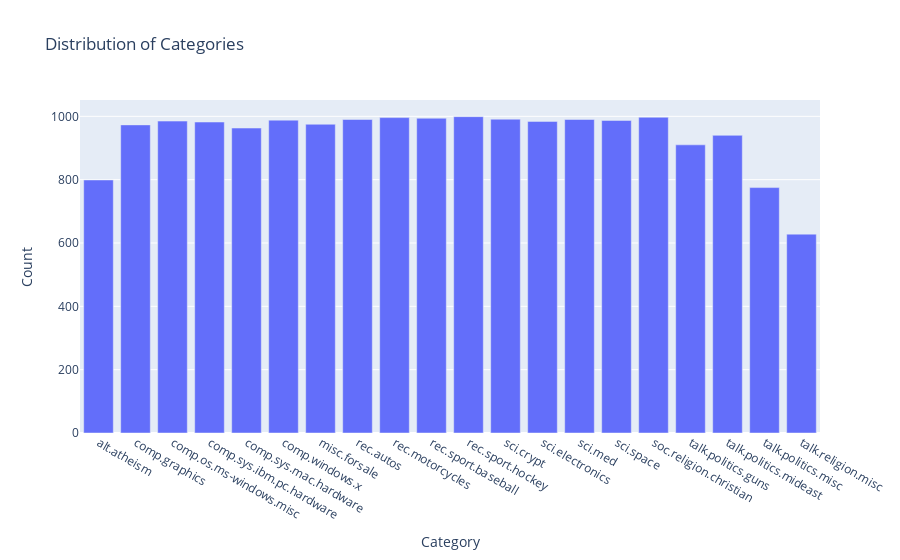
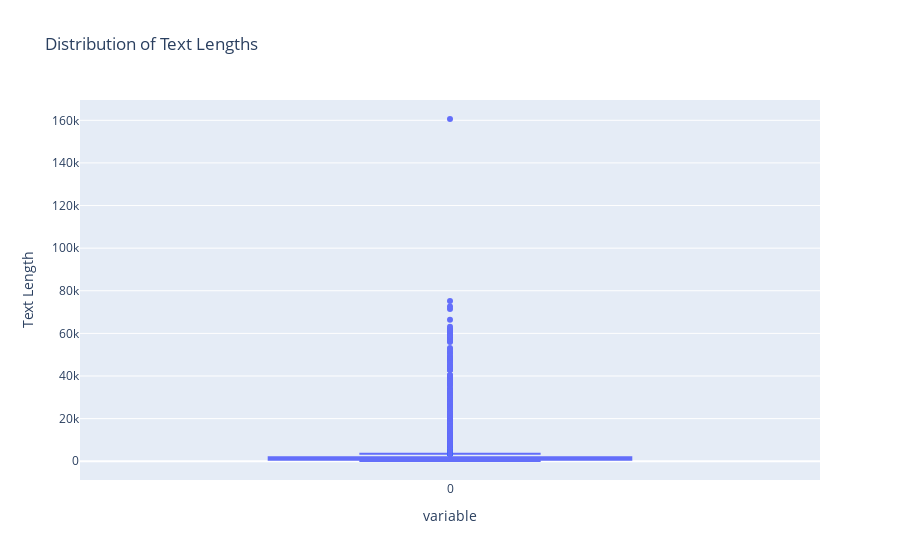

Notebook code for these charts, in order:
### Markdown cell above
## Visualización de la Distribución de Categorías y Longitud de Textos

En esta sección, visualizamos la distribución de las categorías en el conjunto de datos y la longitud de los textos utilizando gráficos interactivos. Esto nos permite entender mejor la estructura y características del conjunto de datos.

### Code cell
# Distribución de las categorías en el dataset
category_counts = np.bincount(newsgroups.target)
categories = newsgroups.target_names

# Histograma de categorías
fig = px.bar(x=categories, y=category_counts, labels={'x':'Category', 'y':'Count'}, title="Distribution of Categories")
fig.show()

# Diagrama de caja para la longitud de los textos
text_lengths = [len(text) for text in newsgroups.data]
fig_box = px.box(text_lengths, labels={'value':'Text Length'}, title="Distribution of Text Lengths")
fig_box.show()

### Figure 1 — Plotly figure (JSON) as saved in the notebook; plotly's stock layout.template omitted (floating-point values rounded to 4 significant figures)
{"data": [{"alignmentgroup": "True", "hovertemplate": "Category=%{x}<br>Count=%{y}<extra></extra>", "legendgroup": "", "marker": {"color": "#636efa", "pattern": {"shape": ""}}, "name": "", "offsetgroup": "", "orientation": "v", "showlegend": false, "textposition": "auto", "type": "bar", "x": ["alt.atheism", "comp.graphics", "comp.os.ms-windows.misc", "comp.sys.ibm.pc.hardware", "comp.sys.mac.hardware", "comp.windows.x", "misc.forsale", "rec.autos", "rec.motorcycles", "rec.sport.baseball", "rec.sport.hockey", "sci.crypt", "sci.electronics", "sci.med", "sci.space", "soc.religion.christian", "talk.politics.guns", "talk.politics.mideast", "talk.politics.misc", "talk.religion.misc"], "xaxis": "x", "y": [799, 973, 985, 982, 963, 988, 975, 990, 996, 994, 999, 991, 984, 990, 987, 997, 910, 940, 775, 628], "yaxis": "y"}], "layout": {"barmode": "relative", "legend": {"tracegroupgap": 0}, "title": {"text": "Distribution of Categories"}, "xaxis": {"anchor": "y", "domain": [0, 1], "title": {"text": "Category"}}, "yaxis": {"anchor": "x", "domain": [0, 1], "title": {"text": "Count"}}}}

### Figure 2 — Plotly figure (JSON) as saved in the notebook; plotly's stock layout.template omitted (floating-point values rounded to 4 significant figures; data arrays with more than 128 entries replaced by an {"elided": "..."} marker saying what was removed)
{"data": [{"alignmentgroup": "True", "hovertemplate": "variable=%{x}<br>Text Length=%{y}<extra></extra>", "legendgroup": "", "marker": {"color": "#636efa"}, "name": "", "notched": false, "offsetgroup": "", "orientation": "v", "showlegend": false, "type": "box", "x": {"elided": "18846 str values"}, "x0": " ", "xaxis": "x", "y": {"elided": "18846 int values"}, "y0": " ", "yaxis": "y"}], "layout": {"boxmode": "group", "legend": {"tracegroupgap": 0}, "title": {"text": "Distribution of Text Lengths"}, "xaxis": {"anchor": "y", "domain": [0, 1], "title": {"text": "variable"}}, "yaxis": {"anchor": "x", "domain": [0, 1], "title": {"text": "Text Length"}}}}
